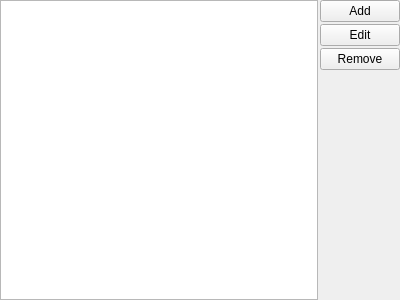
<?xml version="1.0" encoding="UTF-8"?>
<ui version="4.0">
 <class>FiltersWidget</class>
 <widget class="QWidget" name="FiltersWidget">
  <property name="geometry">
   <rect>
    <x>0</x>
    <y>0</y>
    <width>400</width>
    <height>300</height>
   </rect>
  </property>
  <property name="windowTitle">
   <string>Form</string>
  </property>
  <layout class="QHBoxLayout" name="horizontalLayout">
   <property name="spacing">
    <number>2</number>
   </property>
   <property name="margin">
    <number>0</number>
   </property>
   <item>
    <widget class="QListView" name="listViewFilters"/>
   </item>
   <item>
    <layout class="QVBoxLayout" name="verticalLayout">
     <item>
      <widget class="QPushButton" name="pushButtonAdd">
       <property name="text">
        <string>Add</string>
       </property>
      </widget>
     </item>
     <item>
      <widget class="QPushButton" name="pushButtonEdit">
       <property name="text">
        <string>Edit</string>
       </property>
      </widget>
     </item>
     <item>
      <widget class="QPushButton" name="pushButtonRemove">
       <property name="text">
        <string>Remove</string>
       </property>
      </widget>
     </item>
     <item>
      <spacer name="verticalSpacer">
       <property name="orientation">
        <enum>Qt::Vertical</enum>
       </property>
       <property name="sizeHint" stdset="0">
        <size>
         <width>20</width>
         <height>40</height>
        </size>
       </property>
      </spacer>
     </item>
    </layout>
   </item>
  </layout>
 </widget>
 <resources/>
 <connections/>
</ui>
